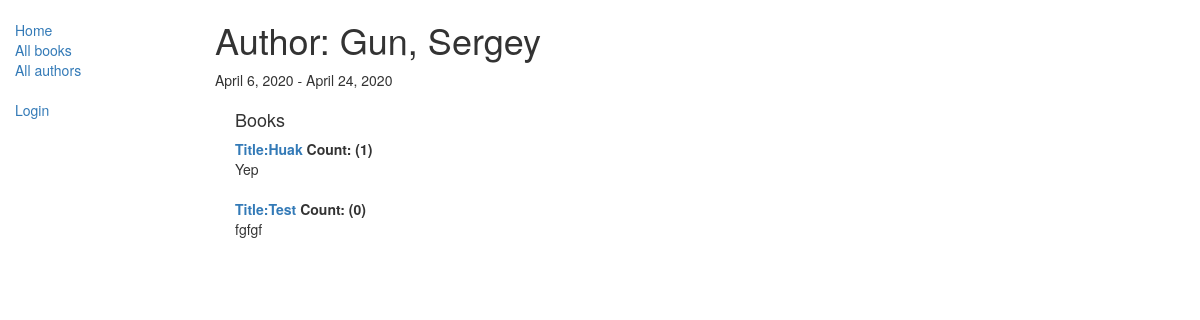
The page /catalog/author/1 on the database as committed earlier.
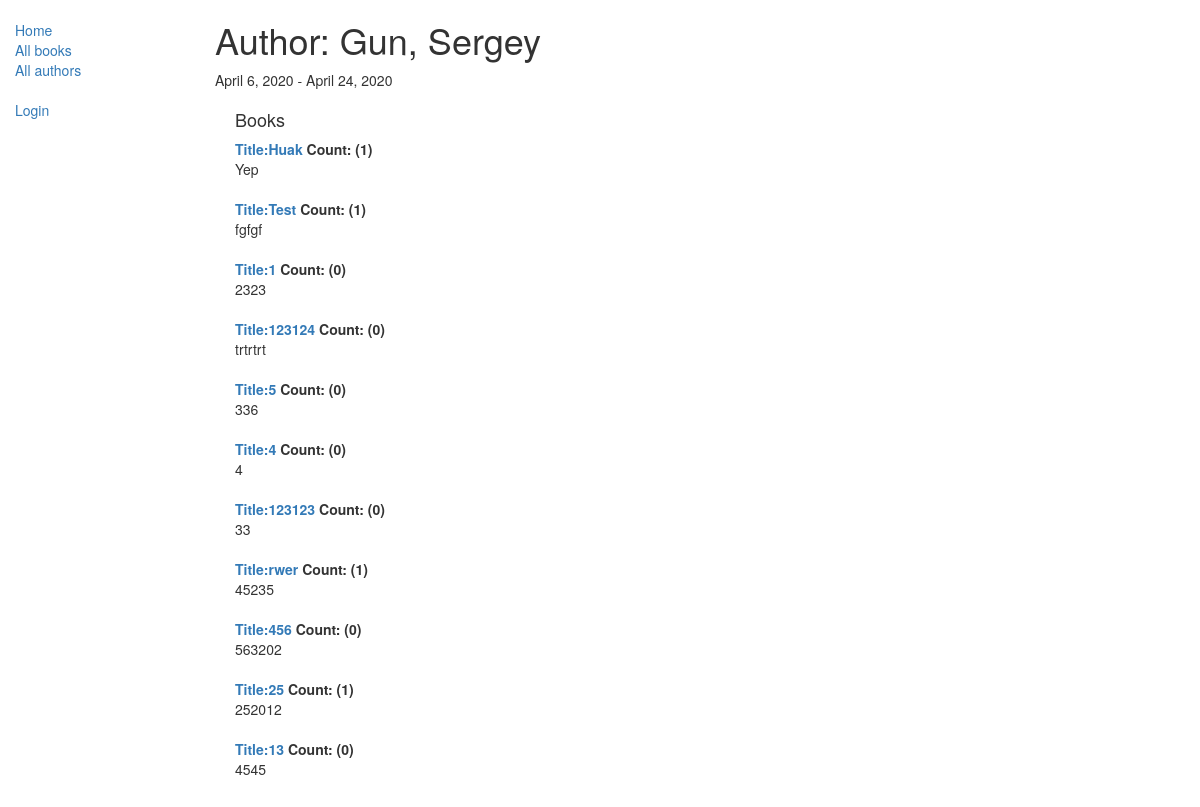
The same page on the database as committed later.
### catalog/models.py (models this page shows, shortened)
class Book(models.Model):
    title = models.CharField(max_length=200)
    author = models.ForeignKey('Author', on_delete=models.SET_NULL, null=True)
    summary = models.TextField(max_length=1000, help_text="Enter a brief description of the book")
    isbn = models.CharField('ISBN', max_length=13,
                            help_text='13 Character <a href="https://www.isbn-international.org/content/what-isbn">ISBN number</a>')
    genre = models.ManyToManyField('Genre', help_text="Select a genre for this book")
    def __str__(self):
        return self.title
    def display_genre(self):
        """
            Creates a string for the Genre. This is required to display genre in Admin.
            """
        return ', '.join([genre.name for genre in self.genre.all()[:3]])
    display_genre.short_description = 'Genre'

### catalog/views.py (the view)
# urls.py: url(r'^author/(?P<pk>\d+)$', views.AuthorDetailView.as_view(), name='author_detail'),
class AuthorDetailView(generic.DetailView):
    model = Author
    paginate_by = 10

### catalog/models.py (called while the page is built)
    def __str__(self):
        return '{0}, {1}'.format(self.last_name, self.first_name)

### catalog/templates/catalog/author_detail.html
{% extends "base_generic.html" %}
{% block content %}
<h1>Author: {{ author }} </h1>
<p>{{author.date_of_birth}} - {% if author.date_of_death %}{{author.date_of_death}}{% endif %}</p>
<div style="margin-left:20px;margin-top:20px">
<h4>Books</h4>
<dl>
{% for book in author.book_set.all %}
  <dt><a href="{% url 'book_detail' book.pk %}">Title:{{book}}</a> Count: ({{book.bookinstance_set.all.count}})</dt>
  <dd>{{book.summary}}</dd>
    <br>
{% endfor %}
</dl>
</div>
{% endblock %}

Rows that differ between the two databases and show on the page:
computed for Book "Test": bookinstance_set.all.count "0" → "1"
added Book: title "1", bookinstance_set.all.count "0", summary "2323"
added Book: title "123124", bookinstance_set.all.count "0", summary "trtrtrt"
added Book: title "5", bookinstance_set.all.count "0", summary "336"
added Book: title "4", bookinstance_set.all.count "0", summary "4"
added Book: title "123123", bookinstance_set.all.count "0", summary "33"
added Book: title "rwer", bookinstance_set.all.count "1", summary "45235"
added Book: title "456", bookinstance_set.all.count "0", summary "563202"
added Book: title "25", bookinstance_set.all.count "1", summary "252012"
added Book: title "13", bookinstance_set.all.count "0", summary "4545"
